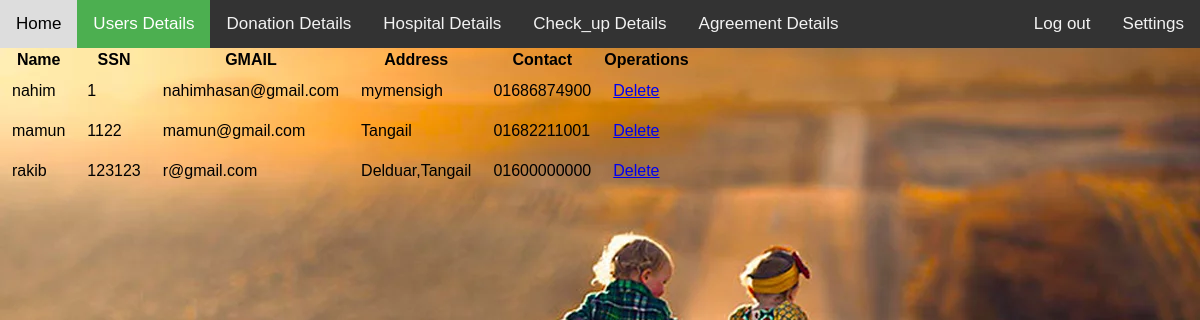
Screenshot of /display.php with the database file from the repository.
### tables this page shows
CREATE TABLE `general_user` (
  `USER_NAME` varchar(20) NOT NULL,
  `USER_SSN` varchar(20) NOT NULL,
  `USER_GMAIL` varchar(20) NOT NULL,
  `USER_ADDRESS` varchar(20) NOT NULL,
  `USER_CONTACT` char(11) NOT NULL,
  `USER_USERNAME` varchar(20) NOT NULL,
  `USER_PASSWORD` varchar(20) NOT NULL
);

### display.php (the view, shortened to what this page needs)
<!DOCTYPE html>
<html>
<head>
</head>
<body>
<div class="topnav">
  <a  href="home.php?un=1">Home</a>
  <a class="active" href="display.php">Users Details</a>
  <a href="donation_details.php">Donation Details</a>
  <a href="hospital_details.php">Hospital Details</a>
  <a href= "check_up.php">Check_up Details</a>
   <a href= "agreement.php">Agreement Details</a>
  <div class="topnav-right">
    <a href="logout.php"> Log out </a>
    <a href= "settings.php">Settings </a>
  </div>
</div>
</body>
</html>
<?php
$con = mysqli_connect('localhost','root');
mysqli_select_db($con, 'organ_donation');
$qu ="SELECT * FROM general_user";
$data = mysqli_query($con,$qu);
$total = mysqli_num_rows($data);
if($total != 0)
{
	?>
<table>
	<tr>
		<th>Name</th>
		<th>SSN</th>
		<th>GMAIL</th>
        <th>Address</th>
        <th>Contact</th>
        <th colspan="2"> Operations </th>
	</tr>
	<?php
	while($result = mysqli_fetch_assoc($data)){
echo"<tr>
		<td>".$result['USER_NAME']."</td>
		<td>".$result['USER_SSN']."</td>
        <td>".$result['USER_GMAIL']."</td>
        <td>".$result['USER_ADDRESS']."</td>
        <td>".$result['USER_CONTACT']."</td>
        <td> <a href='delete.php?un=$result[USER_SSN]' onclick='return checkdelete()'> Delete </a> </td>
	</tr>";
	}
}
else
{
echo "no found";
}
?>
</table>

### display.php (style rules this page uses)
body { margin: 0; font-family: Arial, Helvetica, sans-serif; background-image: url("p1.webp"); background-size: cover; }
.topnav { overflow: hidden; background-color: #333; }
.topnav a { float: left; color: #f2f2f2; text-align: center; padding: 14px 16px; text-decoration: none; font-size: 17px; }
.topnav a.active { background-color: #4CAF50; color: white; }
.topnav-right { float: right; }
td { padding: 10px; }

### rows the page displays
general_user: USER_NAME "nahim", USER_SSN "1", USER_GMAIL "nahimhasan@gmail.com", USER_ADDRESS "mymensigh", USER_CONTACT "01686874900"
general_user: USER_NAME "mamun", USER_SSN "1122", USER_GMAIL "mamun@gmail.com", USER_ADDRESS "Tangail", USER_CONTACT "01682211001"
general_user: USER_NAME "rakib", USER_SSN "123123", USER_GMAIL "r@gmail.com", USER_ADDRESS "Delduar,Tangail", USER_CONTACT "01600000000"
